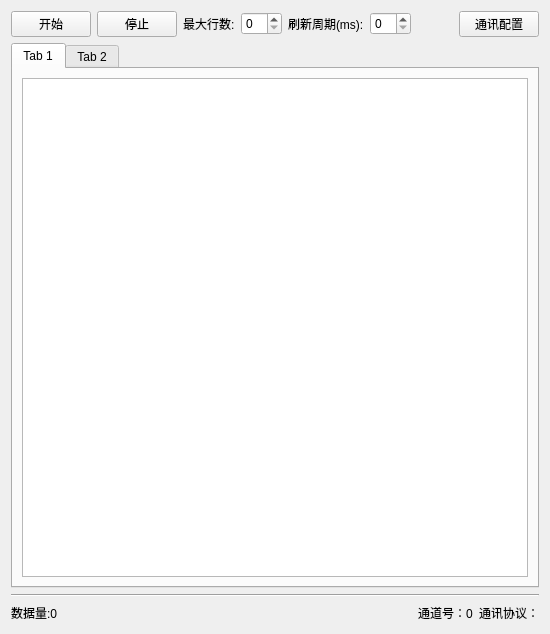
<?xml version="1.0" encoding="UTF-8"?>
<ui version="4.0">
 <class>DataTableForm</class>
 <widget class="QWidget" name="DataTableForm">
  <property name="geometry">
   <rect>
    <x>0</x>
    <y>0</y>
    <width>550</width>
    <height>634</height>
   </rect>
  </property>
  <property name="windowTitle">
   <string>Form</string>
  </property>
  <layout class="QVBoxLayout" name="verticalLayout_2">
   <item>
    <layout class="QVBoxLayout" name="verticalLayout" stretch="0,0,0,0">
     <item>
      <layout class="QHBoxLayout" name="ctrl_area">
       <item>
        <widget class="QPushButton" name="btn_start">
         <property name="text">
          <string>开始</string>
         </property>
        </widget>
       </item>
       <item>
        <widget class="QPushButton" name="btn_stop">
         <property name="text">
          <string>停止</string>
         </property>
        </widget>
       </item>
       <item>
        <widget class="QLabel" name="label_max_row">
         <property name="text">
          <string>最大行数:</string>
         </property>
        </widget>
       </item>
       <item>
        <widget class="QSpinBox" name="spin_max_rows"/>
       </item>
       <item>
        <widget class="QLabel" name="label_refresh">
         <property name="text">
          <string>刷新周期(ms):</string>
         </property>
        </widget>
       </item>
       <item>
        <widget class="QSpinBox" name="spin_refresh"/>
       </item>
       <item>
        <spacer name="horizontalSpacer">
         <property name="orientation">
          <enum>Qt::Horizontal</enum>
         </property>
         <property name="sizeHint" stdset="0">
          <size>
           <width>40</width>
           <height>20</height>
          </size>
         </property>
        </spacer>
       </item>
       <item>
        <widget class="QPushButton" name="btn_conf">
         <property name="text">
          <string>通讯配置</string>
         </property>
        </widget>
       </item>
      </layout>
     </item>
     <item>
      <widget class="QTabWidget" name="tabWidget">
       <property name="currentIndex">
        <number>0</number>
       </property>
       <widget class="QWidget" name="tab">
        <attribute name="title">
         <string>Tab 1</string>
        </attribute>
        <layout class="QVBoxLayout" name="verticalLayout_3">
         <item>
          <widget class="QTableView" name="tableView"/>
         </item>
        </layout>
       </widget>
       <widget class="QWidget" name="tab_2">
        <attribute name="title">
         <string>Tab 2</string>
        </attribute>
       </widget>
      </widget>
     </item>
     <item>
      <widget class="Line" name="line">
       <property name="orientation">
        <enum>Qt::Horizontal</enum>
       </property>
      </widget>
     </item>
     <item>
      <layout class="QHBoxLayout" name="horizontalLayout_2">
       <item>
        <widget class="QLabel" name="label_count">
         <property name="text">
          <string>数据量:0</string>
         </property>
        </widget>
       </item>
       <item>
        <spacer name="horizontalSpacer_2">
         <property name="orientation">
          <enum>Qt::Horizontal</enum>
         </property>
         <property name="sizeHint" stdset="0">
          <size>
           <width>40</width>
           <height>20</height>
          </size>
         </property>
        </spacer>
       </item>
       <item>
        <widget class="QLabel" name="label_2">
         <property name="text">
          <string>通道号：0</string>
         </property>
        </widget>
       </item>
       <item>
        <widget class="QLabel" name="label">
         <property name="text">
          <string>通讯协议：</string>
         </property>
        </widget>
       </item>
      </layout>
     </item>
    </layout>
   </item>
  </layout>
 </widget>
 <resources/>
 <connections/>
</ui>
